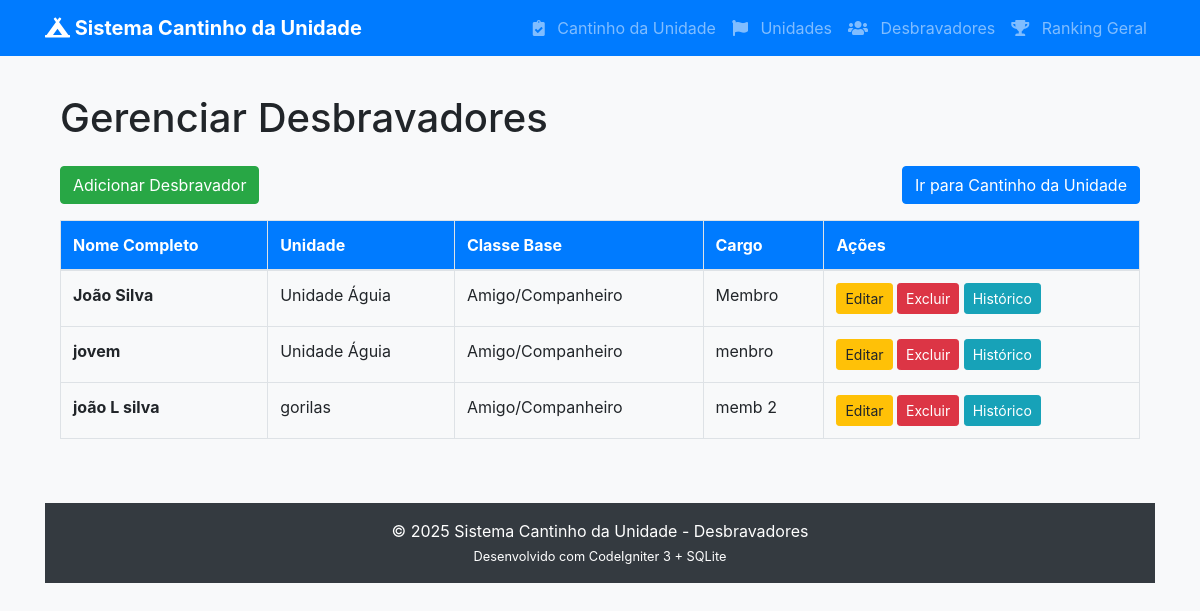
Screenshot of /index.php/desbravadores with the database file from the repository.
### tables this page shows
CREATE TABLE "desbravadores" (
	"id_desbravador" INTEGER PRIMARY KEY AUTOINCREMENT,
	"nome_completo" VARCHAR NOT NULL,
	"id_unidade" INT NOT NULL,
	"cargo" VARCHAR NOT NULL DEFAULT 'Membro'
);

CREATE TABLE "unidades" (
	"id_unidade" INTEGER PRIMARY KEY AUTOINCREMENT,
	"nome_unidade" VARCHAR NOT NULL,
	"classe_base" VARCHAR NOT NULL DEFAULT 'Amigo/Companheiro'
);

### application/controllers/Desbravadores.php (called while the page is built, shortened)
<?php
class Desbravadores extends CI_Controller {
    public function __construct()
    {
        $this->load->model('Desbravador_model');
        $this->load->model('Unidade_model');
        $this->load->library('form_validation');
    }
    public function index()
    {
        $data['desbravadores'] = $this->Desbravador_model->get_all();
        $data['title'] = 'Gerenciar Desbravadores';
        $this->load->view('desbravadores/index', $data);
    }
}

### index.php (called while the page is built, shortened)
<?php
require_once BASEPATH.'core/CodeIgniter.php';

### application/models/Desbravador_model.php (called while the page is built, shortened)
<?php
class Desbravador_model extends CI_Model {
    public function get_all()
    {
        $this->db->select('d.*, u.nome_unidade, u.classe_base');
        $this->db->from('desbravadores d');
        $this->db->join('unidades u', 'u.id_unidade = d.id_unidade', 'left');
        $this->db->order_by('u.nome_unidade', 'ASC');
        $this->db->order_by('d.nome_completo', 'ASC');
        return $this->db->get()->result();
    }
}

### application/views/desbravadores/index.php (the view, shortened to what this page needs)
<!DOCTYPE html>
<html lang="pt-BR">
<head>
    <link rel="stylesheet" href="https://stackpath.bootstrapcdn.com/bootstrap/4.5.2/css/bootstrap.min.css">
</head>
<body>
<div class="container">
    <h1 class="mb-4"><?= $title ?></h1>
    <div class="mb-3">
        <a href="<?= site_url('desbravadores/adicionar') ?>" class="btn btn-success">
            Adicionar Desbravador
        </a>
        <a href="<?= site_url('pontuacao/lancar') ?>" class="btn btn-primary float-right">
            Ir para Cantinho da Unidade
        </a>
    </div>
    <?php if (empty($desbravadores)): ?>
        <div class="alert alert-info">Nenhum desbravador cadastrado ainda.</div>
    <?php else: ?>
        <div class="table-responsive">
            <table class="table table-bordered table-hover">
                <thead>
                    <tr>
                        <th>Nome Completo</th>
                        <th>Unidade</th>
                        <th>Classe Base</th>
                        <th>Cargo</th>
                        <th>Ações</th>
                    </tr>
                </thead>
                <tbody>
                    <?php foreach ($desbravadores as $d): ?>
                        <tr>
                            <td><strong><?= $d->nome_completo ?></strong></td>
                            <td><?= $d->nome_unidade ?: '<em>Sem unidade</em>' ?></td>
                            <td><?= $d->classe_base ?: '-' ?></td>
                            <td><?= $d->cargo ?></td>
                            <td>
                                <a href="<?= site_url('desbravadores/editar/'.$d->id_desbravador) ?>"
                                   class="btn btn-sm btn-warning">Editar</a>
                                <a href="<?= site_url('desbravadores/deletar/'.$d->id_desbravador) ?>"
                                   class="btn btn-sm btn-danger"
                                   onclick="return confirm('Tem certeza? Isso excluirá o desbravador (se não tiver pontos lançados).')">
                                    Excluir
                                </a>
                                <a href="<?= site_url('pontuacao/historico/'.$d->id_desbravador) ?>"
                                   class="btn btn-sm btn-info">Histórico</a>
                            </td>
                        </tr>
                    <?php endforeach; ?>
                </tbody>
            </table>
        </div>
    <?php endif; ?>
</div>
</body>
</html>

### application/views/desbravadores/index.php (style rules this page uses)
body { padding: 30px; background-color: #f8f9fa; }
.table th { background-color: #007bff; color: white; }

### application/views/templates/header.php (style rules this page uses)
body { padding-top: 70px; background-color: #f8f9fa; }

### rows the page displays
desbravadores: nome_completo "João Silva", id_unidade.nome_unidade "Unidade Águia", id_unidade.classe_base "Amigo/Companheiro", cargo "Membro"
desbravadores: nome_completo "jovem", id_unidade.nome_unidade "Unidade Águia", id_unidade.classe_base "Amigo/Companheiro", cargo "menbro"
desbravadores: nome_completo "joão L silva", id_unidade.nome_unidade "gorilas", id_unidade.classe_base "Amigo/Companheiro", cargo "memb 2"

### other values shown
$title "Gerenciar Desbravadores"
